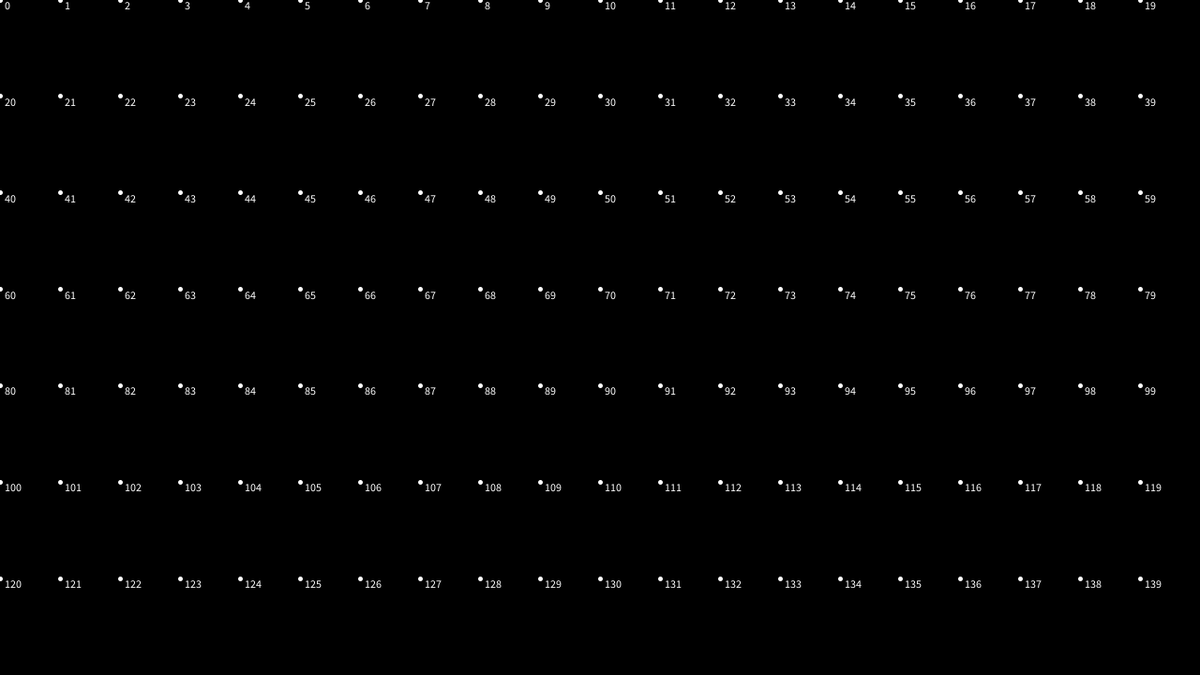
Frame 1 (no input)
Frame 60 (the mouse pressed at the canvas centre just before this capture): identical to frame 1, image omitted
Frame 120 (the mouse held since frame 60 and released just before this capture): identical to frame 1, image omitted

The Processing sketch that drew this single still picture (run headless with seeded random() and noise(); from frame 60 on, the mouse is pressed at the canvas centre):

// Processing sketch: lamp2
// ── lamp2.pde
float Speed = 20.0;
int XAmount = 20;
int YAmount = 7;
PVector[][] Coord;

void setup()
{
  size(1280, 720);
  frameRate(30);
  
  Coord = new PVector[YAmount][XAmount];
  for (int YIndex = 0; YIndex < YAmount; YIndex++)
  {
    for (int XIndex = 0; XIndex < XAmount; XIndex++)
    {
      Coord[YIndex][XIndex] = new PVector(1.0/XAmount*XIndex, 1.0/YAmount*YIndex);
    }
  }
}

void draw()
{
  background(0xFF000000);
  stroke(0xFFFFFFFF);
  strokeWeight(5);
  
  int Counter = 0;
  
  for (int YIndex = 0; YIndex < YAmount; YIndex++)
  {
    for (int XIndex = 0; XIndex < XAmount; XIndex++)
    {
      // DEBUG DRAW
      point(Coord[YIndex][XIndex].x * width, Coord[YIndex][XIndex].y * height);
      text(Counter, Coord[YIndex][XIndex].x * width + 5, Coord[YIndex][XIndex].y * height + 10);
      Counter++;
      
      // RELEASE DRAW
      //Coord[YIndex][XIndex].x += 1.0 / (frameRate * Speed);
      //if (Coord[YIndex][XIndex].x > 1.0) Coord[YIndex][XIndex].x -= 1.0;
      //point(EaseOutInSqrt(-width*0.25, Coord[YIndex][XIndex].x, width*1.25), Coord[YIndex][XIndex].y * height);
    }
  }
}

// ── math.pde
// Last update: Oct 28, 2020

float Clamp(float Value)
{
  if (Value > 1.0) Value = 1.0;
  else if (Value < 0.0) Value = 0.0;
  return Value;
}

float Lerp(float A, float t, float B)
{
  return (1.0 - t) * A + t * B;
}

// Smoothstep functions from
// http://sol.gfxile.net/interpolation

float Smoothstep(float A, float t, float B)
{
  t = t * t * (3.0 - 2.0 * t);
  return (1.0 - t) * A + t * B;
}

float Smootherstep(float A, float t, float B)
{
  t = t * t * t * (t * (t * 6.0 - 15.0) + 10.0);
  return (1.0 - t) * A + t * B;
}

// Easing functions from
// https://easings.net

float EaseOutSine(float A, float t, float B)
{
  t = sin(t * HALF_PI);
  return (1.0 - t) * A + t * B;
}

float EaseInSine(float A, float t, float B)
{
  t =  1.0 - cos(t * HALF_PI);
  return (1.0 - t) * A + t * B;
}

float EaseInOutSine(float A, float t, float B)
{
  t = -(cos(t * PI) - 1.0) / 2.0;
  return (1.0 - t) * A + t * B;
}

float EaseOutInSine(float A, float t, float B)
{
  t *= 2.0;
  if (t < 1.0)
  {
    t = 0.5 * sin(t * HALF_PI);
  }
  else
  {
    t = 0.5 * (1 - cos((t - 1.0) * HALF_PI)) + 0.5;
  }
  return (1.0 - t) * A + t * B;
}

// Other easing functions

float EaseOutInSqrt(float A, float t, float B)
{
  t *= 2.0;
  if (t < 1.0)
  {
    t = 0.5 * pow(t, 0.5);
  }
  else
  {
    t = 0.5 * (2.0 - pow(2.0 - t, 0.5));
  }
  
  return (1.0 - t) * A + t * B;
}
